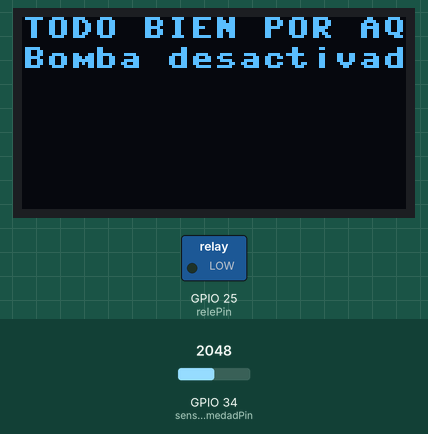
The program below on a simulated ESP32 board running MicroPython. Shown: 128×64 one-colour display, switched loads named in the program (green lamp = pin HIGH). The test bench sets the inputs (shaded band); at power-on: GPIO 34 (sensorHumedadPin) = 2048 (analog values on the 0–4095 scale). WiFi joins after 1.5 s; web requests get an empty 200 reply after 0.4 s; what the program prints to the serial console is not drawn.

Above: at 3.2 s.
3.3 s: GPIO 34 (sensorHumedadPin) set to 1664
13.6 s: GPIO 34 (sensorHumedadPin) set to 1607
At 23.8 s:
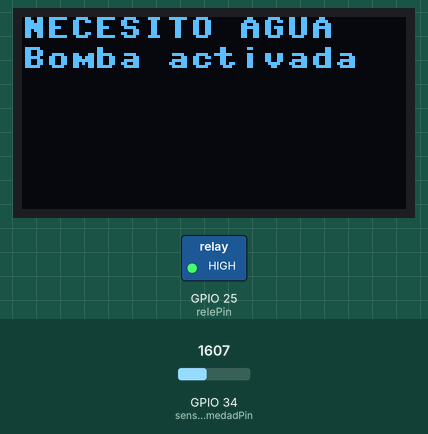
24.4 s: GPIO 34 (sensorHumedadPin) set to 1678
At 33.9 s:
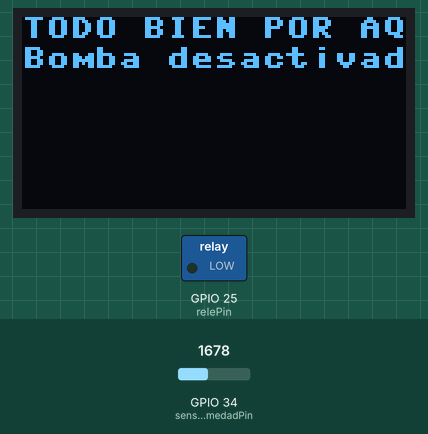
34.8 s: GPIO 34 (sensorHumedadPin) set to 1598
At 44.0 s:
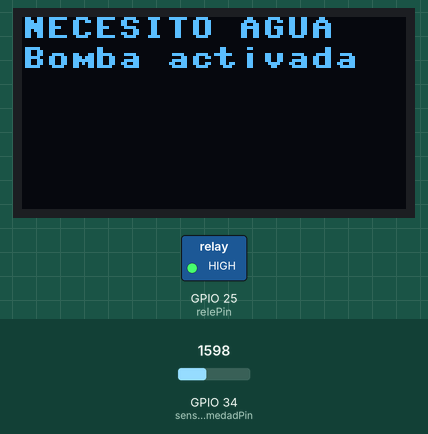
Timing chart, 0 to 45.5 s (numbered marks = the images above; inputs shaded):
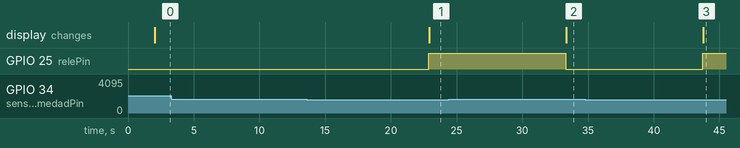

The program:

iot_riego_automatico.py
```python
from machine import Pin, ADC, I2C
from ssd1306 import SSD1306_I2C
import urequests
import network
import time
import ujson

# ==================  SECCION SIMULACION WIFI ==================================

# Parámetros de WiFi
SSID = "Wokwi-GUEST"
PASSWORD = ""

# Conexión a Wifi
def connect_wifi():
    wlan = network.WLAN(network.STA_IF)
    wlan.active(True)
    wlan.connect(SSID, PASSWORD)

    print('Conectando a la red...')
    while not wlan.isconnected():
        time.sleep(1)
    print('Conectado a la red:', wlan.ifconfig())

# Iniciamos ESP32 con conexión a Wi-Fi
connect_wifi()
# ===============================================================================

# ============= Función para enviar un POST a la API ============================
def send_post_request(humedad):
    url = "https://aproximacion-evidencia1.onrender.com/api/humedad"
    data = {'humedad': humedad}
    json_data = ujson.dumps(data)

    # Enviar la solicitud POST
    try:
        print("Enviando solicitud POST a la API...")
        response = urequests.post(url, data=json_data, headers={"Content-Type": "application/json"})

        print("Código de respuesta:", response.status_code)
        print("Respuesta del servidor:", response.text)
        response.close()
    except Exception as e:
        print("Error al enviar la solicitud:", e)
# ===============================================================================

# Configuración del display OLED
i2c = I2C(0, scl=Pin(22), sda=Pin(21))  # Pines I2C del ESP32
oled = SSD1306_I2C(128, 64, i2c)        # Configuración de la pantalla OLED (128x64)

# Configuración de pines
sensorHumedadPin = ADC(Pin(34))  # Pin analógico para el sensor de humedad (simulado con potenciómetro)
sensorHumedadPin.atten(ADC.ATTN_11DB)  # Ajuste del rango de lectura (0-3.3V)
relePin = Pin(25, Pin.OUT)  # Pin digital para controlar el relé (y el LED)

# Activación humedad al 40% (aprox.)
UMBRAL_HUMEDAD = 1638  # Potencia máxima del ADC es 4095, esto es aprox. 40% del rango.

def leer_humedad():
    # Leer valor analógico del sensor de humedad
    return sensorHumedadPin.read()

def mostrar_texto(texto1, texto2=""):
    # Limpiar la pantalla y mostrar dos líneas de texto
    oled.fill(0)  # Limpia la pantalla
    oled.text(texto1, 0, 0)  # Primera línea
    oled.text(texto2, 0, 10)  # Segunda línea (si es necesario)
    oled.show()

def main():
    while True:
        # Leer el valor del sensor de humedad
        humedad = leer_humedad()
        print("Humedad del suelo (valor ADC):", humedad)

        # Controlar la bomba según el valor de humedad
        if humedad < UMBRAL_HUMEDAD:
            relePin.value(1)  # Encender bomba (activar relé)
            print("Bomba activada")
            mostrar_texto("NECESITO AGUA", "Bomba activada")
        else:
            relePin.value(0)  # Apagar bomba (desactivar relé)
            print("Bomba desactivada")
            mostrar_texto("TODO BIEN POR AQUI", "Bomba desactivada")

        # Enviar la lectura de humedad a la API
        send_post_request(humedad)

        time.sleep(10)  # Esperar 10 segundos antes de la siguiente lectura

# Ejecutar el bucle principal
main()
```

Measured:
- the behaviour switches between 1638 and 1637 on GPIO 34 (sensorHumedadPin) (found by bisection; images 0 and 1)
- after the input at 3.3 s, every drawn part: stays the same
- after the input at 13.6 s, GPIO 25 (relePin): LOW → HIGH after 9.3 s; the display: changes after 9.3 s (image 1)
- after the input at 24.4 s, GPIO 25 (relePin): HIGH → LOW after 8.9 s; the display: changes after 8.9 s (image 2)
- after the input at 34.8 s, GPIO 25 (relePin): LOW → HIGH after 8.9 s; the display: changes after 9.0 s (image 3)
